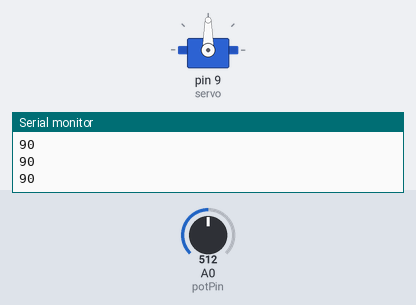
Bench run of a sketch on a simulated Arduino Uno, built with avr-gcc and run on an emulated ATmega328P. On the bench: servo, the last lines printed to the serial monitor. The test bench sets the inputs (shaded band); at power-on: A0 (potPin) = 512.

Above: at 1.2 s.
1.3 s: A0 (potPin) set to 716
At 1.9 s:
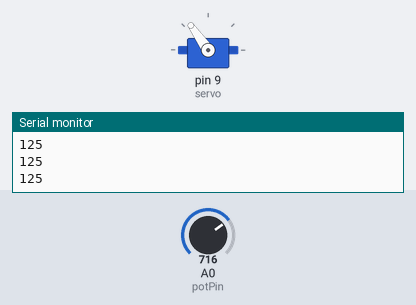
2.8 s: A0 (potPin) set to 900
At 3.3 s:
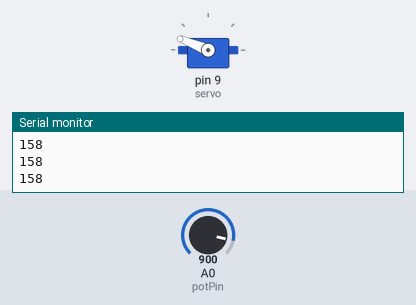
4.3 s: A0 (potPin) set to 1023
At 4.6 s:
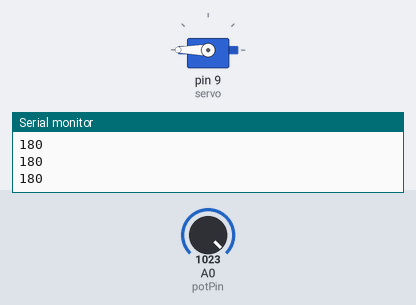
5.8 s: A0 (potPin) set to 306
At 7.0 s:
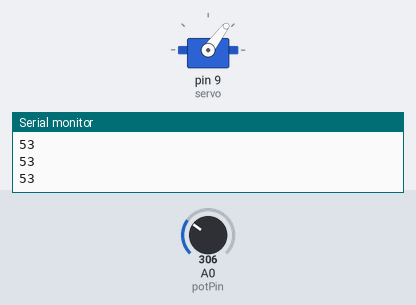
7.3 s: A0 (potPin) set to 122
At 8.5 s:
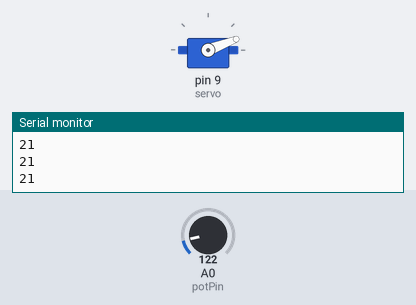
8.8 s: A0 (potPin) set to 0
At 9.9 s:
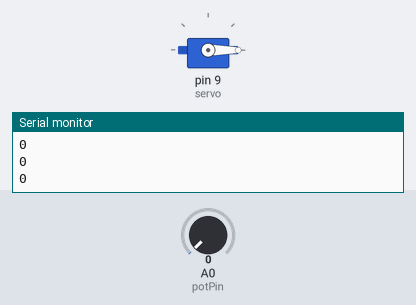
Timing chart, 0 to 11.3 s (numbered marks = the images above; inputs shaded):
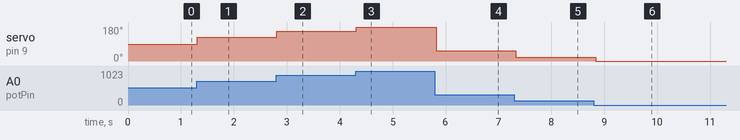

The sketch:

read_control_servo.ino
```cpp
#include <Servo.h>

Servo servo;
int potPin = A0;  // Potentiometer connected to A0
int angle = 0;    // Servo position

void setup() {
    Serial.begin(9600);  // Start serial communication
    servo.attach(9);     // Attach the servo to digital pin 9
    Serial.println("Arduino Ready");
}

void loop() {
    int potValue = analogRead(potPin);  // Read potentiometer value (0-1023)
    angle = map(potValue, 0, 1023, 0, 180);  // Convert to servo angle (0-180)

    servo.write(angle);  // Move the servo
    Serial.println(angle);  // Send angle to Python

    delay(100);  // Small delay to stabilize readings
}
```

Measured:
- after the input at 1.3 s, servo on pin 9 (servo): 90° → 125° at once
- after the input at 2.8 s, servo on pin 9 (servo): 125° → 158° at once
- after the input at 4.3 s, servo on pin 9 (servo): 158° → 180° at once
- after the input at 5.8 s, servo on pin 9 (servo): 180° → 53° at once
- after the input at 7.3 s, servo on pin 9 (servo): 53° → 21° at once
- after the input at 8.8 s, servo on pin 9 (servo): 21° → 0° at once
